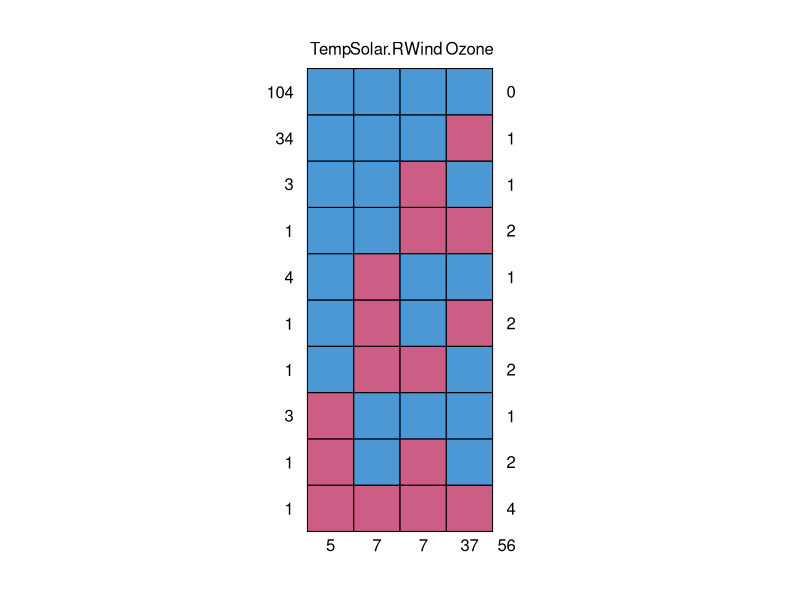
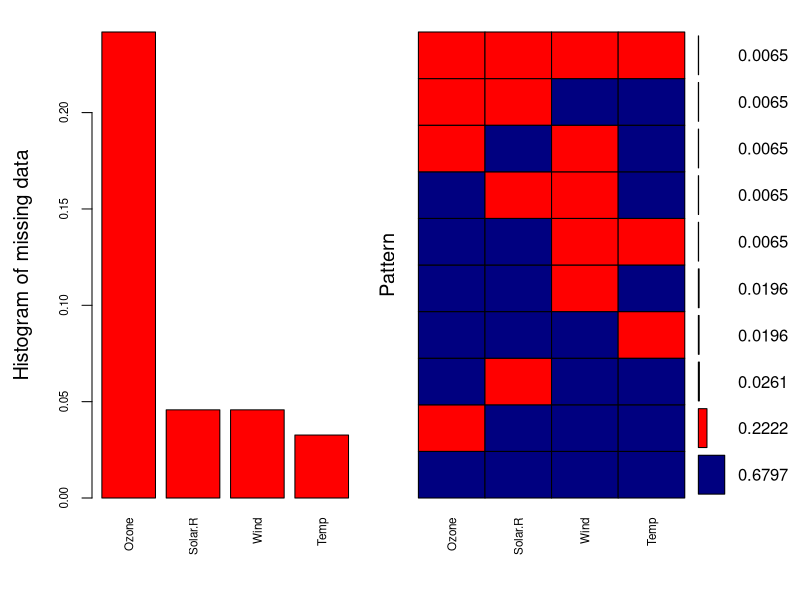
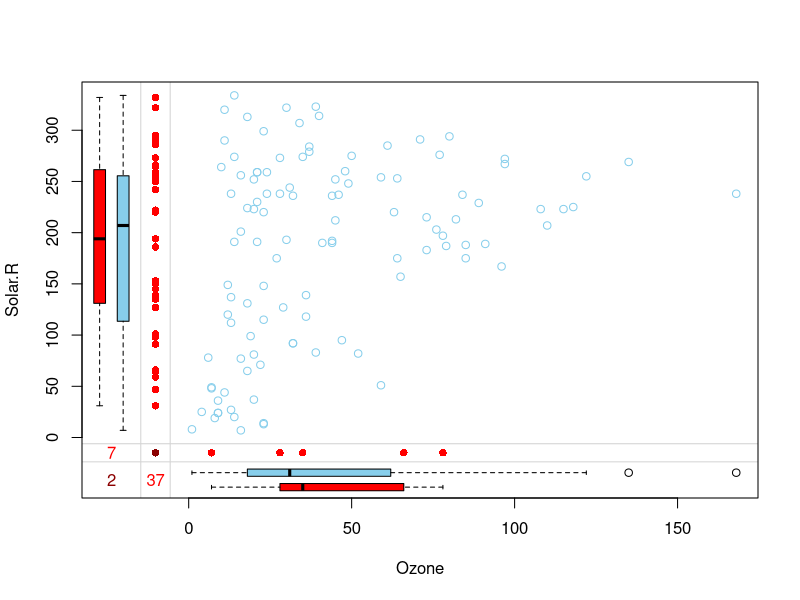
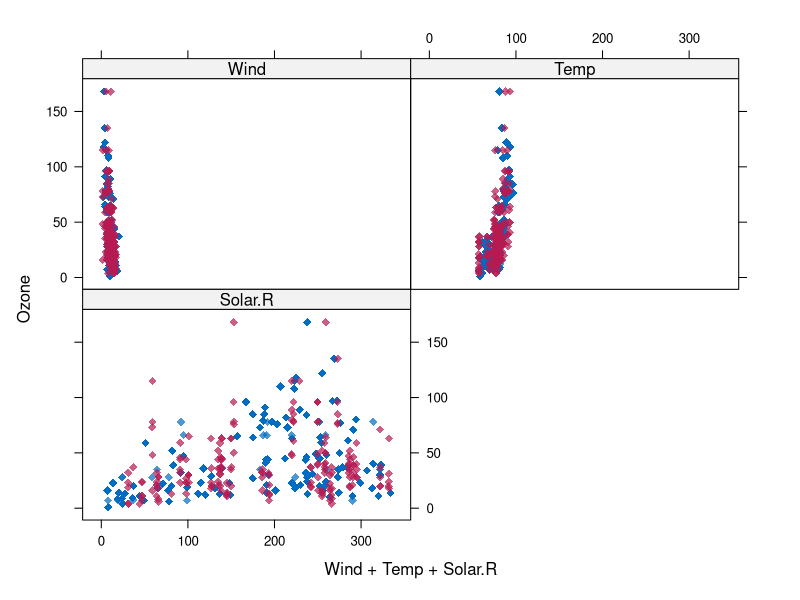
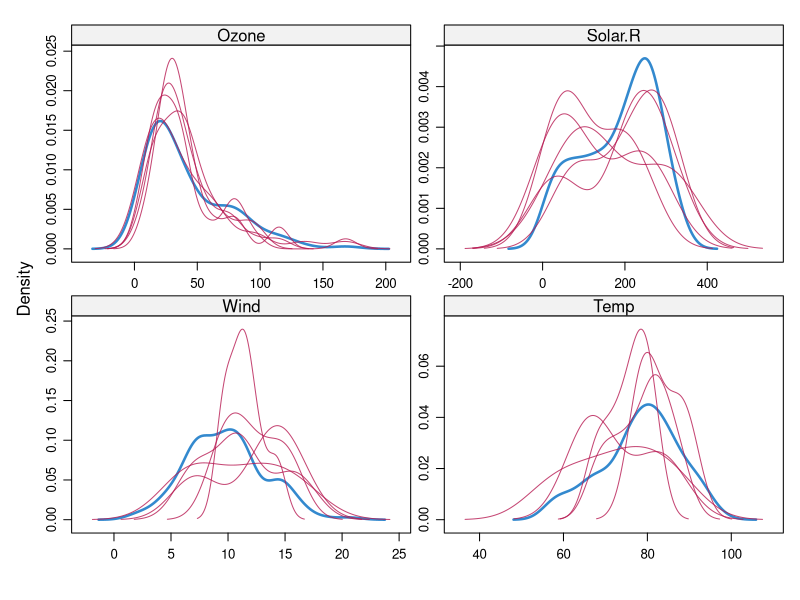
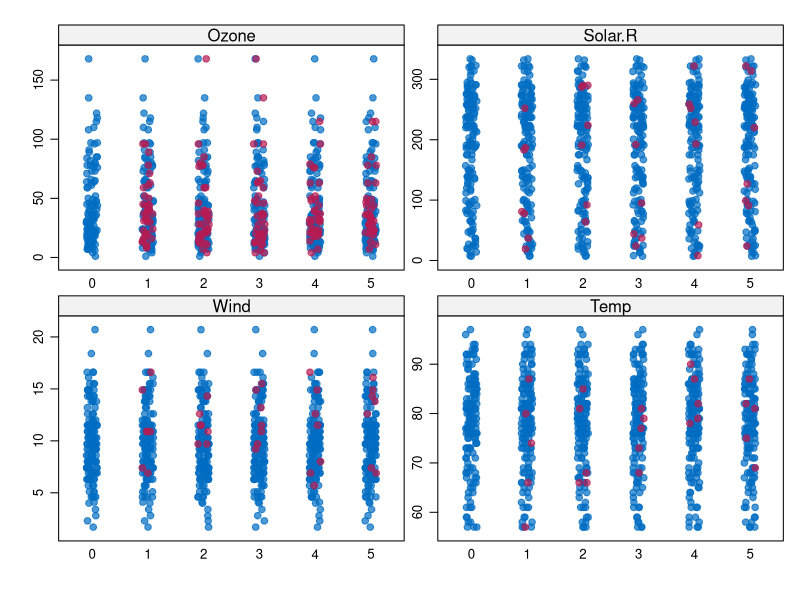

These charts were generated, in order, by the following R code:
##### Imputing Missing Data with MICE #####

# load libraries
library(tidyverse)
library(mice)
library(VIM)

# get data from the airquality dataset 
# for the purposes of an example, remove some datapoints from the dataset
data <- airquality
tb <- data
tb[4:10, 3] <- rep(NA, 7)
tb[1:5, 4] <- NA

##### replacing categorical variables is usually not advisable - some common practice include replacing missing 
##### categorical variables with the mode of the observed ones - however, it is questionable whether it is a good choice - 
##### even though in this case no datapoints are missing from the categorical variables, we remove them from our 
##### dataset (we can add them back later if needed) and take a look at the data using summary()
tb <- tb[-c(5,6)]
summary(tb)

# asses amount and kind of missing data - MCAR or MNAR
# if missing data for a certain feature or sample is more than 5% then you probably should leave that feature or sample out
pMiss <- function(x){sum(is.na(x))/length(x)*100}
apply(tb,2,pMiss)
apply(tb,1,pMiss)

# mice  provides a nice function md.pattern() to get a better understanding of the pattern of missing data
md.pattern(tb)
##### 104 samples are complete, 34 samples miss only the Ozone measurement, 
##### 4 samples miss only the Solar.R value and so on...

# another way to look using the VIM package
aggr_plot <- aggr(tb, col = c('navyblue', 'red'), numbers = TRUE, sortVars = TRUE, labels = names(data), 
                  cex.axis = 0.7, gap = 3, ylab = c("Histogram of missing data", "Pattern"))

# aother helpful visual approach is a special box plot
marginplot(tb[c(1, 2)])
##### If our assumption of MCAR data is correct, then we expect the red and blue box plots to be very similar

# impute the missing data
tempData <- mice(tb, m = 5, maxit = 50, meth = 'pmm', seed = 500)
summary(tempData)
#####  m = 5 refers to the number of imputed datasets, five is the default value
##### meth = 'pmm' refers to the imputation method - in this case we are using predictive mean matching as imputation method

# to check the imputed data, for instance for the variable Ozone
tempData$imp$Ozone
# to check the imputation method used for each variable
tempData$meth

# get back the completed dataset using the complete() function
completedData <- mice::complete(tempData, 1)
##### the missing values have been replaced with the imputed values in the first of the five datasets - if you wish 
##### to use another one, just change the second parameter in the complete() function

# inspecting the distribution of original and imputed data

# use a scatterplot and plot Ozone against all the other variables
xyplot(tempData,Ozone ~ Wind + Temp + Solar.R, pch = 18, cex = 1)
##### we would like to see is that the shape of the magenta points (imputed) matches the shape of the blue ones (observed) 
##### the matching shape tells us that the imputed values are indeed “plausible values”

# density plot
densityplot(tempData)
##### density of the imputed data for each imputed dataset is showed in magenta while the density of the observed data 
##### is showed in blue - under our previous assumptions we expect the distributions to be similar

# stripplot() function that shows the distributions of the variables as individual points
stripplot(tempData, pch = 20, cex = 1.2)

# Pooling - suppose that the next step in our analysis is to fit a linear model to the data - you may ask what 
# imputed dataset to choose - the mice package can fit a model to each of the imputed datasets and then pool the 
# results together
modelFit1 <- with(tempData, lm(Temp ~ Ozone + Solar.R + Wind))
summary(pool(modelFit1))
##### modelFit1 containts the results of the fitting performed over the imputed datasets, while the pool() function 
##### pools them all together - apparently, only the Ozone variable is statistically significant - 
##### there are other columns aside from those typical of the lm() model: fmi contains the fraction of missing 
##### information while lambda is the proportion of total variance that is attributable to the missing data

# we initialized the mice function with a specific seed, therefore the results are somewhat dependent on our initial 
# choice - to reduce this effect, we can impute a higher number of dataset, by changing the default m=5 parameter in 
# the mice() function as follows
tempData2 <- mice(data, m = 50, seed = 245435)
modelFit2 <- with(tempData2, lm(Temp ~ Ozone + Solar.R + Wind))
summary(pool(modelFit2))
##### having taken into account the random seed initialization, we obtain (in this case) more or less the same results 
##### as before with only Ozone showing statistical significance
